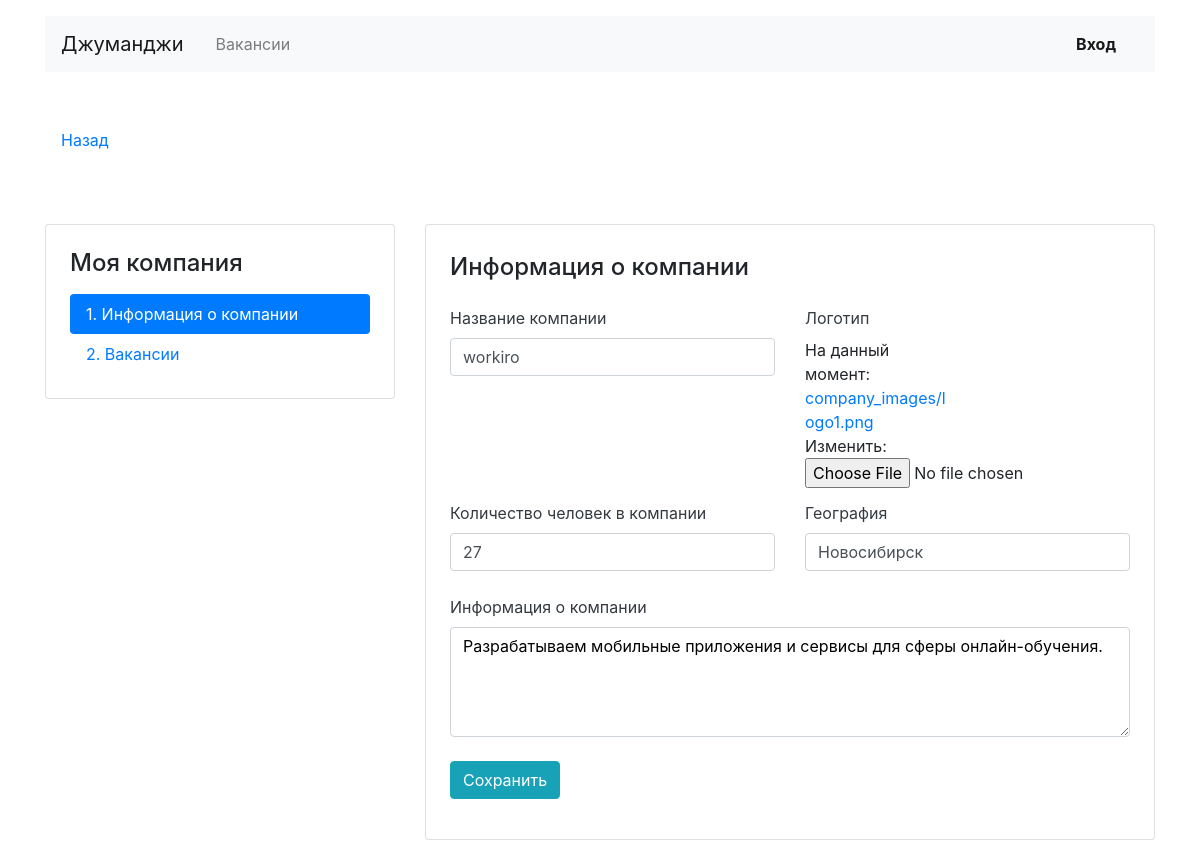
Page /user/company/edit/1 on the committed database.
### JunJob/models.py (models this page shows)
class Company(models.Model):
    name = models.CharField(max_length=45)
    location = models.CharField(max_length=30)
    logo = models.ImageField(upload_to=settings.MEDIA_COMPANY_IMAGE_DIR, max_length=500000)
    description = models.TextField()
    employee_count = models.IntegerField()
    owner = models.OneToOneField(User, on_delete=models.CASCADE, related_name='company', null=True)

### JunJob/Views/views_company.py (the view, shortened to what this page needs)
# urls.py: path('user/company/edit/<int:pk>', views_company.CompanyEdit.as_view(), name='my_company_edit'),
class CompanyEdit(UpdateView):
    model = models.Company
    form_class = MyCompanyForm
    template_name = 'about_company/UserCompanyEdit.html'

### JunJob/accounts/forms.py
class MyCompanyForm(forms.ModelForm):   # форма редактирования информации о компании
    name = forms.CharField(label='Название компании', widget=forms.TextInput(attrs={'class': 'form-control'}))
    location = forms.CharField(label='География', widget=forms.TextInput(attrs={'class': 'form-control'}))
    logo = forms.ImageField(label='Логотип', max_length=40000)
    description = forms.CharField(label='Информация о компании',
                                  widget=forms.Textarea(attrs={'class': 'form-control',
                                                               'rows': 4,
                                                               'style': 'color: #000;'}))
    employee_count = forms.IntegerField(label='Количество человек в компании',
                                        widget=forms.TextInput(attrs={'class': 'form-control'}))
    class Meta:
        model = Company
        fields = ('name', 'logo', 'employee_count', 'location', 'description')

### JunJob/templates/about_company/UserCompanyEdit.html (shortened to what this page needs)
{% extends 'base.html' %}
{% block container %}
  <main class="container mt-3 pb-5">
      <div class="navbar mt-5">
          <p><a href="javascript:history.back()">Назад</a></p>
      </div>
    <div class="row mt-5">
      <div class="col-12 col-lg-4">
        <aside class="pt-3 pb-4 px-4 mb-5 card">
          <h1 class="h4 pt-2 pb-2">Моя компания</h1>
          <div class="nav flex-column nav-pills">
            <a class="nav-link active" href="{% url 'user_company' request.user.company.id %}">1. Информация о&nbsp;компании</a>
            <a class="nav-link" href="{% url 'my_vacancies' %}">2. Вакансии</a>
          </div>
        </aside>
      </div>
      <div class="col-12 col-lg-8">
        <div class="card">
          <div class="card-body px-4 pb-4">
            <section class="tab-pane fade show active">
              <h2 class="h4 pt-2 pb-3">Информация о&nbsp;компании</h2>
              <form method="POST" enctype="multipart/form-data">
                <div class="row">
                  <div class="col-12 col-md-6">
                    <div class="form-group pb-2">
                      <label class="mb-2 text-dark">{{ form.name.label }}</label>
                      {{ form.name }}
                    </div>
                  </div>
                  <div class="col-12 col-md-6">
                    <div class="form-group">
                      <label class="mb-2 text-dark">{{ form.logo.label }}</label>
                      <div class="row align-items-center">
                        <div class="col-6" style="position: relative;">
                          <div class="custom-file" style="">
                            {{ form.logo }}
                          </div>
                        </div>
                      </div>
                    </div>
                  </div>
                </div>
                <div class="row">
                  <div class="col-12 col-md-6">
                    <div class="form-group pb-2">
                      <label class="mb-2 text-dark" >
                        {{ form.employee_count.label }}</label>
                      {{ form.employee_count }}
                    </div>
                  </div>
                  <div class="col-12 col-md-6">
                    <div class="form-group pb-2">
                      <label class="mb-2 text-dark">{{ form.location.label }}</label>
                      {{ form.location }}
                    </div>
                  </div>
                </div>
                <div class="form-group pb-2">
                  <label class="mb-2 text-dark">{{ form.description.label }}</label>
                  {{ form.description }}
                </div>
                  <div class="form-group">
                      <input type="submit" class="btn btn-info" value="Сохранить">
                  </div>
              </form>
            </section>
          </div>
        </div>
      </div>
    </div>
  </main>
{% endblock %}

### rows in the picture
Company: name "workiro", employee_count "27", location "Новосибирск", description "Разрабатываем мобильные приложения и сервисы для сферы онлайн-обучения."
